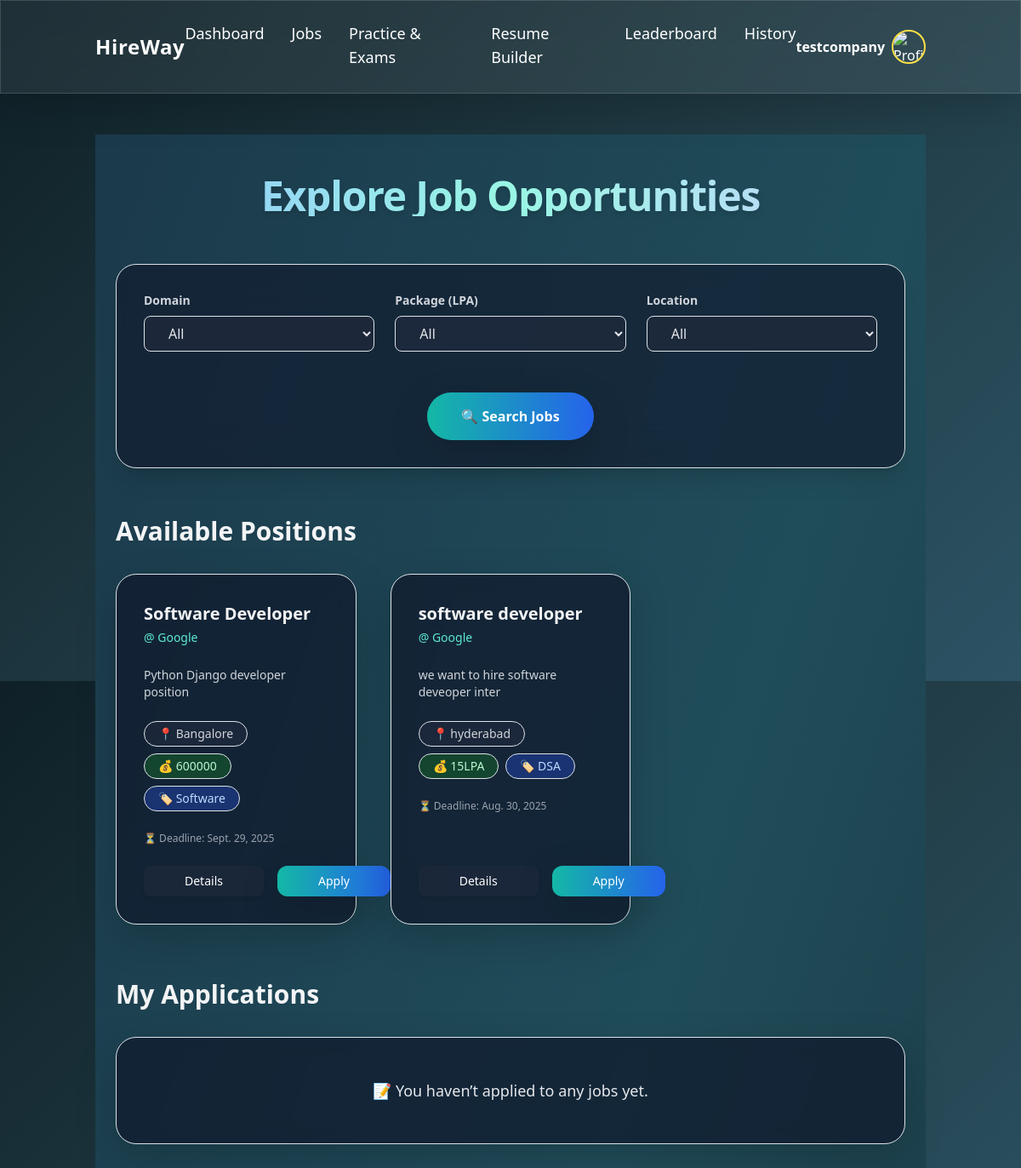
The page /jobs/ (signed in) on the database its author committed.
### HireWay_app/models.py (models this page shows, shortened)
class Job(models.Model):
    title = models.CharField(max_length=255)
    company = models.ForeignKey(Company, on_delete=models.CASCADE)
    description = models.TextField()
    location = models.CharField(max_length=255)
    salary = models.DecimalField(max_digits=10, decimal_places=2)
    domain = models.CharField(max_length=100, blank=True)
    package = models.CharField(max_length=50, blank=True)
    deadline = models.DateField()
    class Meta:
        verbose_name = "Job"
        verbose_name_plural = "Jobs"

class Company(models.Model):
    user = models.OneToOneField(User, on_delete=models.CASCADE, related_name="company_profile")
    name = models.CharField(max_length=150)
    email = models.EmailField(unique=True)
    class Meta:
        verbose_name = "Company"
        verbose_name_plural = "Companies"

### HireWay_app/views.py (the view)
# urls.py: path('jobs/', views.job_list, name='job_list'),
@login_required
def job_list(request):
    jobs = Job.objects.select_related("company").all()
    domain = request.GET.get("domain")
    package = request.GET.get("package")
    location = request.GET.get("location")
    if domain:
        jobs = jobs.filter(domain__iexact=domain)
    if package:
        jobs = jobs.filter(package__iexact=package)
    if location:
        jobs = jobs.filter(location__iexact=location)
    domains = Job.objects.values_list("domain", flat=True).distinct()
    packages = Job.objects.values_list("package", flat=True).distinct()
    locations = Job.objects.values_list("location", flat=True).distinct()
    my_applications = JobApplication.objects.filter(user=request.user).select_related("job", "job__company")
    context = {
        "jobs": jobs,
        "domains": domains,
        "packages": packages,
        "locations": locations,
        "selected_domain": domain,
        "selected_package": package,
        "selected_location": location,
        "my_applications": my_applications,
    }
    return render(request, "jobs/job_list.html", context)

### templates/jobs/job_list.html (shortened to what this page needs)
{% extends "base.html" %}
{% block content %}
<div class="min-h-screen py-12 px-6"
     style="background: linear-gradient(to bottom right, #1b3a4b, #204d5a, #19323c);">
    <div class="max-w-7xl mx-auto">
        <h1 class="text-5xl font-extrabold text-center text-transparent bg-clip-text
                   bg-gradient-to-r from-blue-300 via-teal-200 to-indigo-200
                   mb-14 tracking-tight drop-shadow-md">
        </h1>
        <form method="GET"
            class="sticky top-4 z-20 grid md:grid-cols-3 gap-6 mb-14
                   bg-slate-900/60 text-gray-100 rounded-3xl shadow-xl p-8
                   border border-slate-700 backdrop-blur-xl">
            <div>
                <label class="block text-sm font-semibold text-gray-300 mb-2">Domain</label>
                <select name="domain" id="domain"
                    class="w-full rounded-lg bg-slate-800/80 border border-slate-700
                           text-gray-200 px-4 py-2 focus:ring-2 focus:ring-teal-400
                           focus:outline-none transition">
                    <option value="">All</option>
                </select>
            </div>
            <div>
                <label class="block text-sm font-semibold text-gray-300 mb-2">Package (LPA)</label>
                <select name="package" id="package"
                    class="w-full rounded-lg bg-slate-800/80 border border-slate-700
                           text-gray-200 px-4 py-2 focus:ring-2 focus:ring-teal-400
                           focus:outline-none transition">
                    <option value="">All</option>
                </select>
            </div>
            <div>
                <label class="block text-sm font-semibold text-gray-300 mb-2">Location</label>
                <select name="location" id="location"
                    class="w-full rounded-lg bg-slate-800/80 border border-slate-700
                           text-gray-200 px-4 py-2 focus:ring-2 focus:ring-teal-400
                           focus:outline-none transition">
                    <option value="">All</option>
                </select>
            </div>
            <div class="md:col-span-3 text-center mt-4">
                <button type="submit"
                    class="inline-flex items-center bg-gradient-to-r from-teal-500 to-blue-600
                           hover:from-teal-600 hover:to-blue-700 text-white px-10 py-3
                           rounded-full font-semibold shadow-lg transition transform hover:scale-105">
                    🔍 Search Jobs
                </button>
            </div>
        </form>
        <h2 class="text-3xl font-bold text-gray-100 mb-8">Available Positions</h2>
        <div class="grid md:grid-cols-2 lg:grid-cols-3 gap-10 mb-16">
            {% if jobs %}
                {% for job in jobs %}
                <div class="bg-slate-900/70 text-gray-100 rounded-3xl shadow-lg
                            hover:shadow-2xl hover:-translate-y-1 transition
                            border border-slate-700 p-8 flex flex-col backdrop-blur-md">
                    <h2 class="text-xl font-semibold mb-1">{{ job.title }}</h2>
                    <p class="text-teal-300 text-sm mb-4">@ {{ job.company.name }}</p>
                    <p class="text-gray-300 text-sm mb-4 line-clamp-3">{{ job.description }}</p>
                    <div class="flex flex-wrap gap-2 text-sm mb-4">
                        <span class="px-3 py-1 rounded-full bg-slate-800/80 border border-slate-700 text-gray-300">
                            📍 {{ job.location }}
                        </span>
                        <span class="px-3 py-1 rounded-full bg-green-900/70 border border-green-700 text-green-200">
                            💰 {{ job.package }}
                        </span>
                        <span class="px-3 py-1 rounded-full bg-blue-900/70 border border-blue-700 text-blue-200">
                            🏷️ {{ job.domain }}
                        </span>
                    </div>
                    <p class="text-xs text-gray-400 mb-6">⏳ Deadline: {{ job.deadline }}</p>
                    <div class="mt-auto flex justify-between gap-3">
                        <a href="{% url 'job_detail' job.id %}"
                            class="bg-slate-800/70 hover:bg-slate-700 text-white px-5 py-2
                                   rounded-lg text-sm font-medium shadow-sm transition">
                            Details
                        </a>
                        <a href="{% url 'apply_job' job.id %}"
                            class="bg-gradient-to-r from-teal-500 to-blue-600 hover:from-teal-600 hover:to-blue-700
                                   text-white px-5 py-2 rounded-xl text-sm font-medium shadow-lg transition">
                            Apply
                        </a>
                    </div>
                </div>
                {% endfor %}
            {% else %}
                <div class="col-span-3 text-center bg-slate-900/70 text-gray-200 rounded-3xl shadow-lg
                            p-12 border border-slate-700 backdrop-blur-md">
                    <p class="text-lg font-medium">🚫 No jobs found. Try adjusting filters.</p>
                </div>
            {% endif %}
        </div>
        <h2 class="text-3xl font-bold text-gray-100 mb-8">My Applications</h2>
        <div class="grid md:grid-cols-2 lg:grid-cols-3 gap-10">
            {% if my_applications %}
                {% for app in my_applications %}
                <div class="bg-slate-900/70 text-gray-100 rounded-3xl shadow-lg border border-slate-700
                            p-8 flex flex-col backdrop-blur-md">
                    <h2 class="text-xl font-semibold mb-1">{{ app.job.title }}</h2>
                    <p class="text-teal-300 text-sm mb-4">@ {{ app.job.company.name }}</p>
                    <div class="flex flex-wrap gap-2 text-sm mb-4">
                        <span class="px-3 py-1 rounded-full bg-slate-800/80 border border-slate-700 text-gray-300">📍 {{ app.job.location }}</span>
                        <span class="px-3 py-1 rounded-full bg-green-900/70 border border-green-700 text-green-200">💰 {{ app.job.package }}</span>
                        <span class="px-3 py-1 rounded-full bg-blue-900/70 border border-blue-700 text-blue-200">🏷️ {{ app.job.domain }}</span>
                    </div>
                    <p class="text-sm font-medium mb-4
                        {% if app.status == 'Accepted' %}text-green-400
                        {% elif app.status == 'Pending' %}text-yellow-400
                        {% else %}text-red-400{% endif %}">
                        📌 Status: {{ app.status }}
                    </p>
                    <a href="{% url 'job_detail' app.job.id %}"
                        class="bg-slate-800/70 hover:bg-slate-700 text-white px-5 py-2 rounded-lg
                               text-sm font-medium shadow-sm transition">
                        View Job
                    </a>
                </div>
                {% endfor %}
            {% else %}
                <div class="col-span-3 text-center bg-slate-900/70 text-gray-200 rounded-3xl shadow-lg
                            p-12 border border-slate-700 backdrop-blur-md">
                    <p class="text-lg font-medium">📝 You haven’t applied to any jobs yet.</p>
                </div>
            {% endif %}
        </div>
    </div>
</div>
{% endblock %}

### templates/base.html (shortened to what this page needs)
{% load static %}
<!DOCTYPE html>
<html lang="en">
<head>
  <script src="https://cdn.tailwindcss.com"></script>
  <link href="https://cdn.jsdelivr.net/npm/bootstrap@5.3.3/dist/css/bootstrap.min.css" rel="stylesheet">
</head>
<body class="text-white font-sans">
  <nav class="glass sticky top-0 z-50 shadow-lg">
    <div class="container mx-auto flex items-center justify-between p-4">
      <h1 class="text-2xl font-bold tracking-wide">HireWay</h1>
      <ul class="hidden md:flex space-x-8 text-lg">
        <li><a href="{% url 'student_dashboard' %}" class="nav-link hover:text-yellow-300 transition">Dashboard</a></li>
        <li><a href="{% url 'job_list' %}" class="nav-link hover:text-yellow-300 transition">Jobs</a></li>
        <li><a href="{% url 'practice_exam' %}" class="nav-link hover:text-yellow-300 transition">Practice & Exams</a></li>
        <li><a href="{% url 'resume_list' %}" class="nav-link hover:text-yellow-300 transition">Resume Builder</a></li>
        <li><a href="{% url 'leaderboard' %}" class="nav-link hover:text-yellow-300 transition">Leaderboard</a></li>
        <li><a href="{% url 'placement_history' %}" class="nav-link hover:text-yellow-300 transition">History</a></li>
      </ul>
     <div class="flex items-center space-x-2">
    <a href="{% url 'profile' %}" class="flex items-center space-x-2">
        <span class="text-white font-semibold">{{ user.username }}</span>
        <img src="{{ user.profile.picture.url }}" class="w-10 h-10 rounded-full border-2 border-yellow-300" alt="Profile Picture">
    </a>
</div>
  </nav>
  <section class="container mx-auto mt-12 px-6 fade-in">
    {% block content %}
    {% endblock %}
  </section>
</body>
</html>

### templates/base.html (style rules this page uses)
body { background: linear-gradient(135deg, #0f2027, #203a43, #2c5364); min-height: 100vh; }
.glass { backdrop-filter: blur(20px); background: rgba(255, 255, 255, 0.07); border: 1px solid rgba(255, 255, 255, 0.15); }
.nav-link { position: relative; padding-bottom: 4px; }
.nav-link::after { content: ""; position: absolute; width: 0%; height: 2px; left: 0; bottom: 0; background-color: #facc15; transition: 0.3s ease-in-out; }
.fade-in { animation: fadeIn 0.8s ease-in-out; }

### rows shown on the page
Job: title "Software Developer", company.name "Google", description "Python Django developer position", location "Bangalore", package "600000", domain "Software", deadline "Sept. 29, 2025"
Job: title "software developer", company.name "Google", description "we want to hire software deveoper inter", location "hyderabad", package "15LPA", domain "DSA", deadline "Aug. 30, 2025"

### other values the page prints
{{ user.username }} "testcompany"
